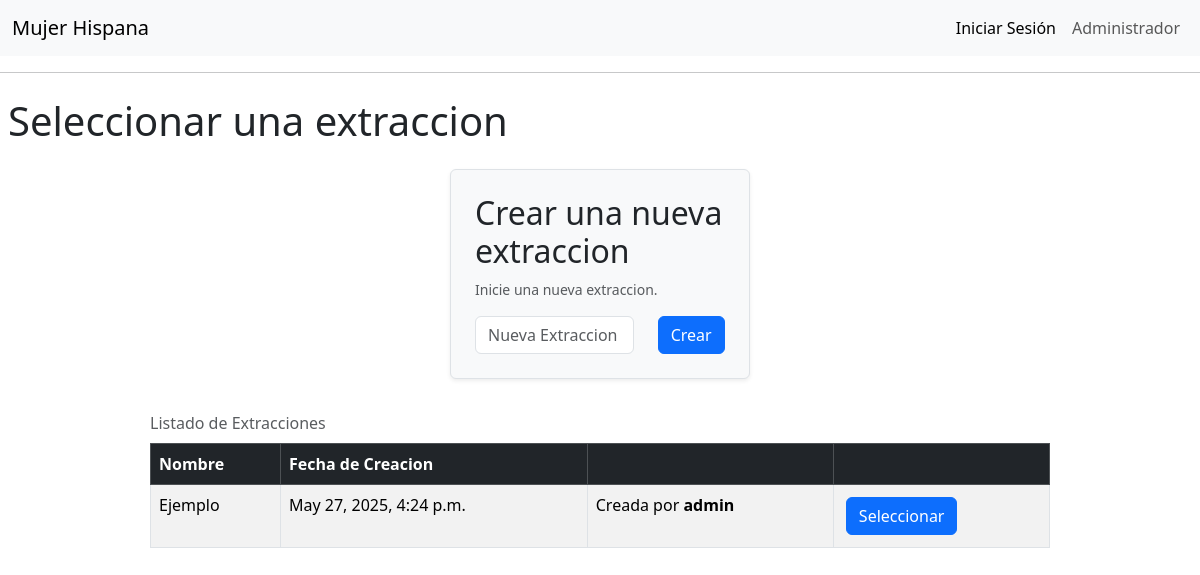
The page /extraccion/ on the database as committed earlier.
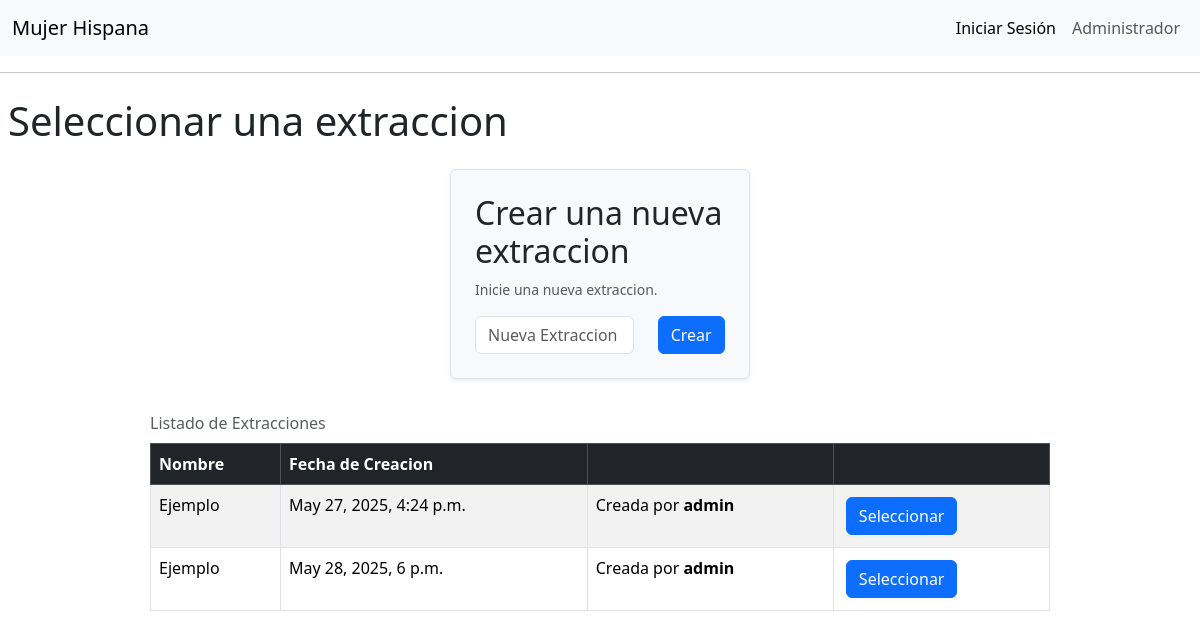
The same page on the database as committed later.
### extraccion/models.py (models this page shows, shortened)
class Extraccion(models.Model):
    nombre = models.CharField(max_length=100, null=False, blank=False)
    fecha_creacion = models.DateTimeField(auto_now_add=True)
    usuario = models.ForeignKey(User, on_delete=models.DO_NOTHING, null=False, blank=False)

### extraccion/views.py (the view, shortened to what this page needs)
# urls.py: path('', views.mostrar_extracciones, name="mostrar_extracciones"),
def mostrar_extracciones(request):
    extracciones = Extraccion.objects.all()
    mensajes = []
    contexto = {
        "extracciones": extracciones,
    }
    return render(request, "extraccion/extracciones.html", contexto)

### templates/extraccion/extracciones.html (shortened to what this page needs)
{% extends "base.html" %}
{% block content %}
    <h1 class="my-4 ms-2">Seleccionar una extraccion</h1>
    <form method="POST" class="mb-4 p-4 border rounded bg-light shadow-sm w-25 mx-auto md-3">
        <h2>Crear una nueva extraccion</h2>
        <p class="form-text">Inicie una nueva extraccion.</p>
        <div class="row">
            <div class="col-md-8">
                <input type="text" name="nombreExtraccion" placeholder="Nueva Extraccion" class="form-control">
            </div>
            <div class="col">
                <input type="submit" name="btnCrear" value="Crear" class="btn btn-primary">
            </div>
        </div>
    </form>
    <div class="table-responsive w-75 mx-auto">
        <table id="registrosTable" class="table table-striped table-hover table-bordered caption-top">
            <caption>Listado de Extracciones</caption>
            <thead class="table-dark">
                <tr>
                    <th>Nombre</th>
                    <th>Fecha de Creacion</th>
                    <th></th>
                    <th></th>
                </tr>
            </thead>
            <tbody>
                {% for extraccion in extracciones %}
                <tr>
                    <td>{{ extraccion.nombre }}</td>
                    <td>{{ extraccion.fecha_creacion }}</td>
                    <td>Creada por <strong>{{ extraccion.usuario.username }}</strong></td>
                    <td>
                        <form method="POST">
                            <input name="btnSeleccionar" type="submit" value="Seleccionar" class="btn btn-primary m-1">
                        </form>
                    </td>
                </tr>
                {% endfor %}
            </tbody>
        </table>
    </div>
{% endblock %}

Rows that differ between the two databases and show on the page:
added Extraccion: nombre "Ejemplo", fecha_creacion "May 28, 2025, 6 p.m.", usuario.username "admin"
